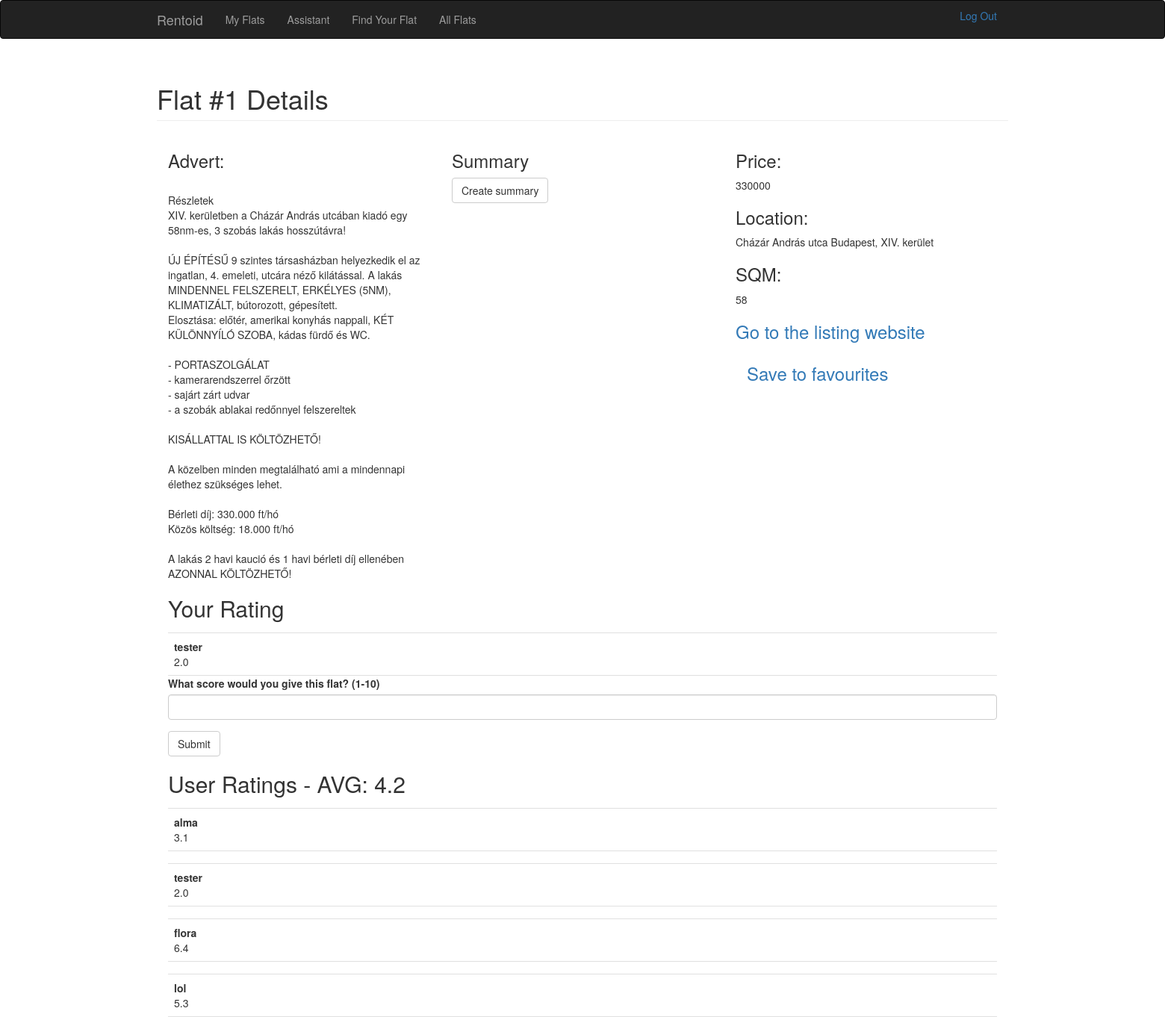
Screenshot of /flat/1 (signed in) with the database file from the repository.
### app/model/models.py (models this page shows, shortened)
class Flat(db.Model):
    __tablename__ = 'flats'
    id = db.Column(db.Integer, primary_key=True)
    price = db.Column(db.Integer)
    sqm = db.Column(db.Integer)
    rooms = db.Column(db.Numeric)
    location = db.Column(db.Text)
    text = db.Column(db.Text)
    link = db.Column(db.String)
    def average_rating(self):
        ratings = Rating.query.filter_by(flat_id = self.id)
        if ratings.count() == 0:
            raise FlatError(f"Flat {self.id} has no ratings")
        else:
            avg_score = ratings.with_entities(func.avg(Rating.rating)).scalar()
            return avg_score

class User(db.Model, UserMixin):
    __tablename__ = 'users'
    id = db.Column(db.Integer, primary_key=True)
    email = db.Column(db.String(64), unique=True, index=True)
    username = db.Column(db.String(64), unique=True, index=True)
    password_hash = db.Column(db.String(128))
    liked = db.relationship('Like', foreign_keys='Like.user_id', backref='user', lazy='dynamic')
    rated = db.relationship('Rating', foreign_keys='Rating.user_id', backref='user', lazy='dynamic')
    @property
    def password(self):
        raise AttributeError('password is not readable')
    def has_liked_flat(self, flat):
        return Like.query.filter(Like.user_id == self.id, Like.flat_id == flat.id).count() > 0

class Rating(db.Model):
    __tablename__ = 'ratings'
    id = db.Column(db.Integer, primary_key=True)
    user_id = db.Column(db.Integer, db.ForeignKey('users.id'))
    flat_id = db.Column(db.Integer, db.ForeignKey('flats.id'))
    rating = db.Column(db.Float)
    __table_args__ = (db.UniqueConstraint('user_id', 'flat_id', name='unique_user_flat_rating'),)
    def get_author(self):
        return User.query.filter_by(id=self.user_id).first().username

### app/flats/views.py (the view)
@flats.route('/flat/<int:flat_id>', methods=["GET", "POST"])
@login_required
def flat(flat_id):
    flat = Flat.query.filter_by(id=flat_id).first_or_404()
    ratings = Rating.query.filter_by(flat_id=flat_id).all()
    rating_form = RatingForm()
    my_rating = Rating.query.filter_by(flat_id=flat_id, user_id=current_user.id)
    if my_rating.count() == 1:
        my_rating = my_rating.first()
    else:
        my_rating = None
    try:
        avg_score = flat.average_rating()
    except FlatError as e:
        avg_score = None
    form = SummariseForm()
    summary = None
    if rating_form.submit.data and rating_form.validate():
        current_user.rate_flat(flat, rating_form.score.data)
        db.session.commit()
        flash('Submitted the rating succesfully!', 'alert-success')
        return redirect(url_for('.flat', flat_id=flat_id))
    if form.submit.data and form.validate():
        summary = InferenceEngine.inference(flat.text)
        flash('Summary successfully created!', 'alert-success')
    return render_template('flat.html', form=form, flat=flat, ratings=ratings, summary=summary, avg_rating = avg_score, my_rating=my_rating, rating_form=rating_form)

### app/flats/forms.py
class RatingForm(FlaskForm):
    score = DecimalField('What score would you give this flat? (1-10)', validators=[NumberRange(min=1, max=10, message="Make sure you enter your rating")])
    submit = SubmitField('Submit')

### app/llm/forms.py
class SummariseForm(FlaskForm):
    submit = SubmitField('Create summary')

### app/model/models.py (called while the page is built)
@login_manager.user_loader
def load_user(user_id):
    return User.query.get(int(user_id))

### app/templates/flat.html (shortened to what this page needs)
{% extends "base.html" %}
{% import "bootstrap/wtf.html" as wtf %}
{% block page_content %}
<div class="container">
    <h1 class="page-header">Flat #{{ flat.id }} Details</h1>
    <div class="container col-md-4">
        <h3>Advert:</h3>
        {% if flat.text %}
        {% autoescape false %}
        {{ flat.text.replace('\n', '<br>') }}
        {% endautoescape %}
        {% endif %}
    </div>
    <div class="container col-md-4">
        <h3>Summary</h3>
        {{ wtf.quick_form(form)}}
    </div>
    <div class="container col-md-4">
        <h3>Price:</h3>
        {{ flat.price }}
        <h3>Location:</h3>
        {{ flat.location }}
        <h3>SQM:</h3>
        {{ flat.sqm }}
        <h3>
            <a href="{{ flat.link }}" target="_blank">Go to the listing website</a>
        </h3>
        <div class="container">
            {% if current_user.has_liked_flat(flat) %}
            <h3>
                <a href="{{ url_for('flats.like_action', flat_id=flat.id, action='unlike') }}">Remove from favourites</a>
            </h3>
            {% else %}
            <h3>
                <a href="{{ url_for('flats.like_action', flat_id=flat.id, action='like') }}">Save to favourites</a>
            </h3>
            {% endif %}
        </div>
    </div>
    <div class="container col-md-12">
            <h2> Your Rating </h2>
            {% if my_rating is not none %}
            <ul class="posts">
                <li class="post">
                    <div class="post-body">
                        <strong> {{ my_rating.get_author() }} </strong> <br>
                        {{ my_rating.rating }}
                    </div>
                </li>
            </ul>
            {% else %}
            <p>You have not rated this flat yet.</p>
            {% endif %}
            {{ wtf.quick_form(rating_form) }}
        <h2>
            {% if avg_rating is not none %}
            User Ratings - AVG: {{ avg_rating }}
            {% else %}
            No ratings yet
            {% endif %}
        </h2>
        {% for rating in ratings %}
            <ul class="posts">
                <li class="post">
                    <div class="post-body">
                        <strong> {{ rating.get_author() }} </strong> <br>
                        {{ rating.rating }}
                    </div>
                </li>
            </ul>
        {% endfor %}
    </div>
</div>
{% endblock %}

### app/static/style.css (style rules this page uses)
ul.posts { list-style-type: none; padding: 0px; margin: 16px 0px 0px 0px; border-top: 1px solid #e0e0e0; }
ul.posts li.post { padding: 8px; border-bottom: 1px solid #e0e0e0; }

### rows the page displays
Flat: id "1", text.replace "Részletek XIV. kerületben a Cházár András utcában kiadó egy 58nm-es, 3 szobás lakás hosszútávra! ÚJ ÉPÍTÉSŰ 9 szintes társasházban helyezkedik el az ingatlan, 4. emeleti, utcára néző kilátással. A lakás MINDENNEL FELSZERELT, ERKÉLYES (5NM), KLIMATIZÁLT, bútorozott, gépesített. Elosztása: előtér, amerikai konyhás nappali, KÉT KÜLÖNNYÍLÓ SZOBA, kádas fürdő és WC. - PORTASZOLGÁLAT - kamerarendszerrel őrzött - sajárt zárt udvar - a szobák ablakai redőnnyel felszereltek KISÁLLATTAL IS KÖLTÖZHETŐ! A közelben minden megtalálható ami a mindennapi élethez szükséges lehet. Bérleti díj: 330.000 ft/hó Közös költség: 18.000 ft/hó A lakás 2 havi kaució és 1 havi bérleti díj ellenében AZONNAL KÖLTÖZHETŐ!", price "330000", location "Cházár András utca Budapest, XIV. kerület", sqm "58"
User: get_author "tester"
Rating: rating "2.0", get_author "tester"
Rating: get_author "alma", rating "3.1"
Rating: get_author "flora", rating "6.4"
Rating: get_author "lol", rating "5.3"

### other values shown
{{ avg_rating }} "4.2"
